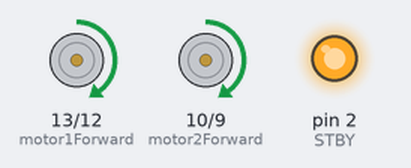
Bench run of a sketch on a simulated Arduino Uno, built with avr-gcc and run on an emulated ATmega328P. On the bench: motor-driver pin pairs drawn as motors (green arrow = first pin HIGH = forward, orange = second pin HIGH = backward, longer = more drive, scaled by the enable pin, stopped while the standby pin is LOW), output pins drawn as LEDs (lit = HIGH).

Above: at 0.5 s.
At 1.5 s:
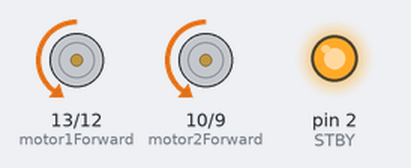
Timing chart, 0 to 3.0 s (numbered marks = the images above):
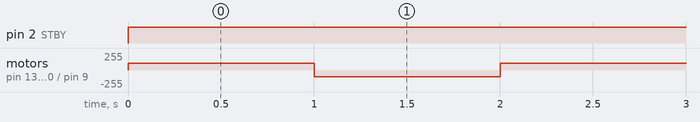

Measured:
- by itself, pin 2 (STBY): LOW → HIGH at 0.00 s
- by itself, motor on pin 13 (motor1Forward) / pin 12 (motor1Backward), motor on pin 10 (motor2Forward) / pin 9 (motor2Backward): alternates forward 100/255 for 1.0 s and backward 100/255 for 1.0 s

The sketch:

ArduinoUnoCar.ino
```cpp
const int motor1Forward = 13, motor1Backward = 12, motor1Pwm = 6; // setting constant integers for the first motor's pins

const int motor2Forward = 10, motor2Backward = 9, motor2Pwm = 5; // second motor

const int STBY = 2; // Standby pin. when set to HIGH, allows us to move the motors. When LOW, everything stops.

// void setup - runs once in the starting
void setup() {
  // setting these pins as outputs

  pinMode(motor1Forward, OUTPUT);
  pinMode(motor1Backward, OUTPUT);
  pinMode(motor1Pwm, OUTPUT);

  pinMode(motor2Forward, OUTPUT);
  pinMode(motor2Backward, OUTPUT);
  pinMode(motor2Pwm, OUTPUT);

  pinMode(STBY, OUTPUT);
}

// the void loop - runs forever after void setup
void loop() {
  move(1,100,'f'); // moves motor1, forward, at 100 PWM
  move(2,100,'f');  // moves motor2, forward, at 100 PWM

  delay(1000); // wait (keep on doing that for 1000 miliseconds / one second)

  move(1,100,'b'); // moves motor1, backward, at 100 PWM
  move(2,100,'b');  // moves motor2, backward, at 100 PWM

  delay(1000); // delay for one second

  // NOTE: you can also have one motor going forward and another going backward to turn around.
}

// this is a function to move a specific motor at a specific speed in a specific direction
void move(int motor, int speed, char direction){
  /*
  Paramaters:
    motor - which motor to turn:
      1 will move the first motor (motor1) (left motor).
      2 will move the second motor (motor2) (right motor).
    speed - the speed, the pwm:
      0 is stop.
      255 is the fastest.
      NOTE: in my case, i need at least 60 speed (pwm) to turn the motors
    direction - the direction to turn:
      'f' is forward (clockwise)
      'b' is backward (anticlockwise)
      NOTE: if some other character is given for direction, it will default to moving forward.
  */
  boolean motorPinOneState;
  boolean motorPinTwoState;
  digitalWrite(STBY, HIGH);
  switch (direction) { // which pin needs to be HIGH and which one LOW to turn clockwise or anticlockwise
    case 'f':
      motorPinOneState = HIGH;
      motorPinTwoState = LOW;
      break;
    case 'b':
      motorPinOneState = LOW;
      motorPinTwoState = HIGH;
      break;
    default:
      motorPinOneState = HIGH;
      motorPinTwoState = LOW;
    break;
  }
  switch (motor) { // moves the required motor
    case 1:
      digitalWrite(motor1Forward, motorPinOneState);
      digitalWrite(motor1Backward, motorPinTwoState);
      analogWrite(motor1Pwm, speed);
      break;
    case 2:
      digitalWrite(motor2Forward, motorPinOneState);
      digitalWrite(motor2Backward, motorPinTwoState);
      analogWrite(motor2Pwm, speed);
      break;
  }
}

// this is a function to stop all the motors
void stop() {
  digitalWrite(STBY, LOW);
}
```
